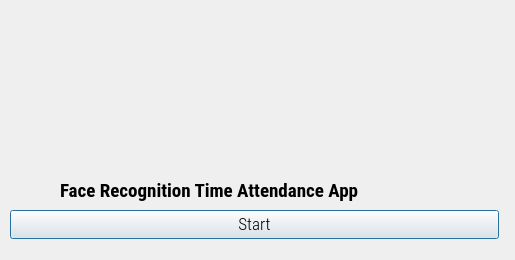
<?xml version="1.0" encoding="UTF-8"?>
<ui version="4.0">
 <class>Dialog</class>
 <widget class="QDialog" name="Dialog">
  <property name="geometry">
   <rect>
    <x>0</x>
    <y>0</y>
    <width>515</width>
    <height>260</height>
   </rect>
  </property>
  <property name="windowTitle">
   <string>Face Recignition Time App</string>
  </property>
  <property name="windowIcon">
   <iconset>
    <normaloff>icon.png</normaloff>icon.png</iconset>
  </property>
  <property name="autoFillBackground">
   <bool>true</bool>
  </property>
  <widget class="QLabel" name="logo_label">
   <property name="geometry">
    <rect>
     <x>0</x>
     <y>20</y>
     <width>511</width>
     <height>133</height>
    </rect>
   </property>
   <property name="autoFillBackground">
    <bool>false</bool>
   </property>
   <property name="text">
    <string/>
   </property>
   <property name="pixmap">
    <pixmap>logo.png</pixmap>
   </property>
  </widget>
  <widget class="QLabel" name="filelabel">
   <property name="geometry">
    <rect>
     <x>60</x>
     <y>170</y>
     <width>381</width>
     <height>41</height>
    </rect>
   </property>
   <property name="font">
    <font>
     <family>Roboto Condensed</family>
     <pointsize>14</pointsize>
     <weight>75</weight>
     <bold>true</bold>
    </font>
   </property>
   <property name="text">
    <string>Face Recognition Time Attendance App</string>
   </property>
  </widget>
  <widget class="QPushButton" name="runButton">
   <property name="geometry">
    <rect>
     <x>10</x>
     <y>210</y>
     <width>489</width>
     <height>29</height>
    </rect>
   </property>
   <property name="font">
    <font>
     <family>Roboto Condensed Light</family>
     <pointsize>13</pointsize>
    </font>
   </property>
   <property name="text">
    <string>Start</string>
   </property>
  </widget>
 </widget>
 <resources/>
 <connections/>
</ui>
